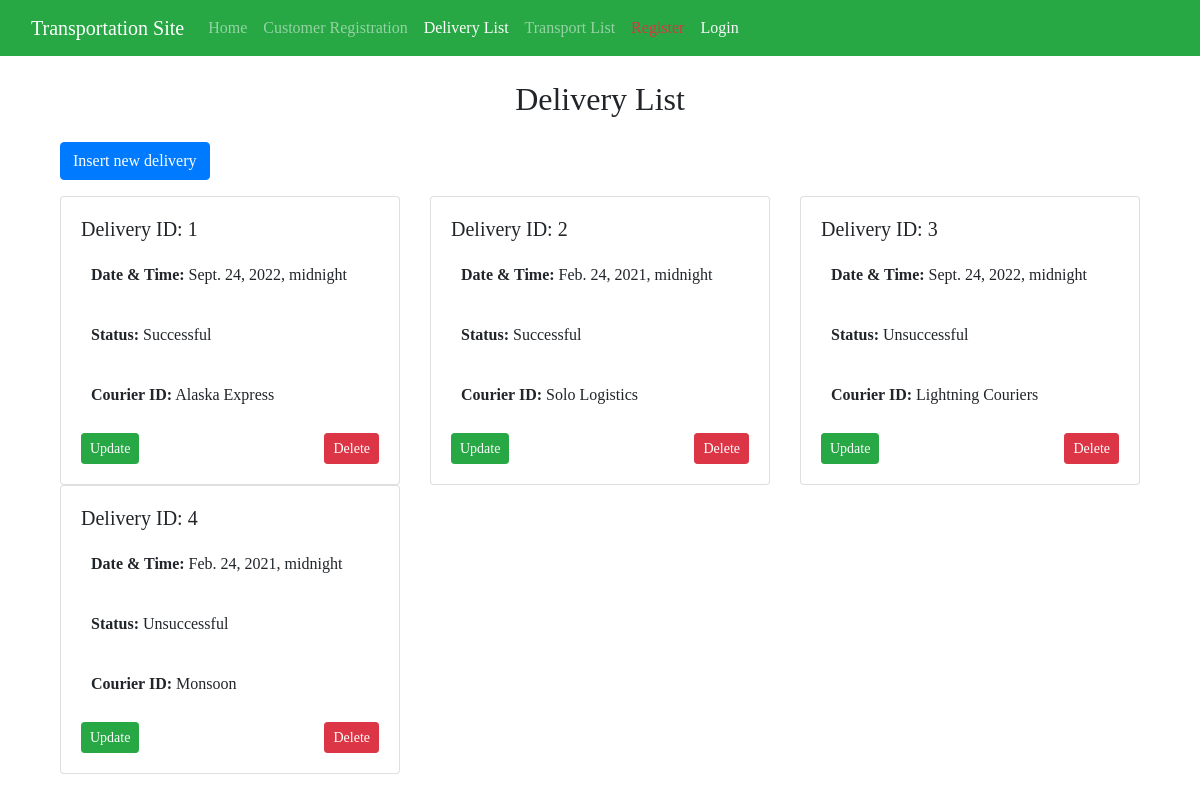
/affairs/delivery/list, run on the app's committed database.
### affairs/models.py (models this page shows)
class DeliveryModel(models.Model):
    dateTime = models.DateTimeField()
    isSuccessfull = models.BooleanField(default= False)
    courierId = models.ForeignKey("CourierModel",on_delete=models.PROTECT)

class CourierModel(models.Model):
    courierId = models.IntegerField(primary_key=True)
    cName = models.CharField(max_length=100)
    capacity = models.IntegerField()
    def __str__(self):
        return self.cName

### affairs/views.py (the view)
# urls.py: path('delivery/list', views.DeliveryListView, name='delivery_list'),
def DeliveryListView(request):
    deliveries = DeliveryModel.objects.all()
    context = {
        'deliveries': deliveries
    }
    return render(request,'affairs/DeliveryList.html',context)

### affairs/templates/affairs/DeliveryList.html
{% extends "affairs/layout.html" %}
{% block titlepage %} Delivery List {% endblock %}
{% block mainContent %}
<div class="container mt-3">
  <div class="mb-3">
    <a href="{% url 'delivery_create' %}" class="btn btn-primary">Insert new delivery</a>
  </div>
  <div class="row g-4">
    {% for dl in deliveries %}
      <div class="col-md-4">
        <div class="card shadow-sm h-100">
          <div class="card-body">
            <h5 class="card-title">Delivery ID: {{ dl.id }}</h5>
            <p class="card-text"><strong>Date & Time:</strong> {{ dl.dateTime }}</p>
            <p class="card-text"><strong>Status:</strong> {{ dl.isSuccessfull|yesno:"Successful,Unsuccessful" }}</p>
            <p class="card-text"><strong>Courier ID:</strong> {{ dl.courierId }}</p>
            <div class="d-flex justify-content-between">
              <a href="{% url 'delivery_update' dl.id %}" class="btn btn-success btn-sm">Update</a>
              <a href="{% url 'delivery_delete' dl.id %}" class="btn btn-danger btn-sm" onclick="return warning()">Delete</a>
            </div>
          </div>
        </div>
      </div>
    {% empty %}
      <p class="text-muted">No deliveries found.</p>
    {% endfor %}
  </div>
</div>
{% endblock %}

### affairs/static/affairs/css/style.css (style rules this page uses)
body { font-family: Vazir; }
p { padding: 10px; }

### data on the page
DeliveryModel: id "1", dateTime "Sept. 24, 2022, midnight", isSuccessfull "Successful", courierId "Alaska Express"
DeliveryModel: id "2", dateTime "Feb. 24, 2021, midnight", isSuccessfull "Successful", courierId "Solo Logistics"
DeliveryModel: id "3", dateTime "Sept. 24, 2022, midnight", isSuccessfull "Unsuccessful", courierId "Lightning Couriers"
DeliveryModel: id "4", dateTime "Feb. 24, 2021, midnight", isSuccessfull "Unsuccessful", courierId "Monsoon"
